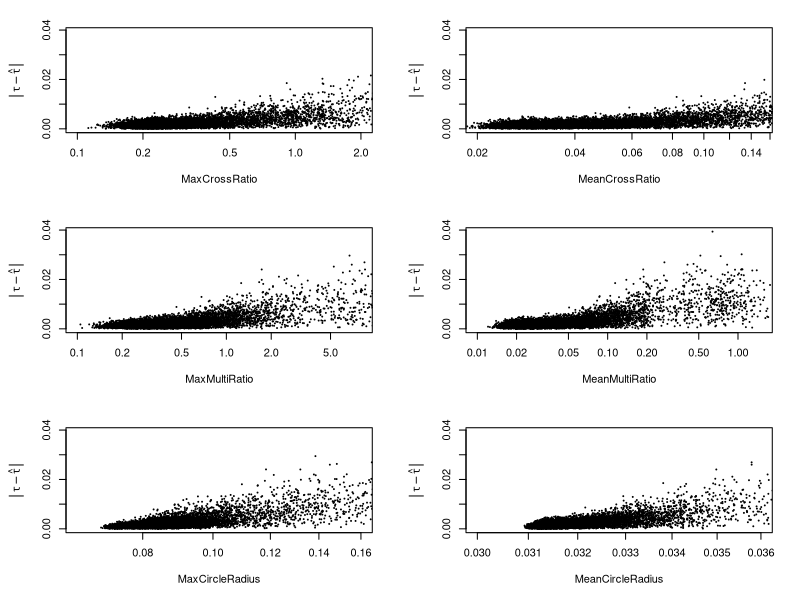

This chart was generated by the following R code:
data = read.table("qualityComparisonFine.dat")
pdf('qualityComparisonFine.pdf', width=7.0, height=7.0)
par(mfrow=c(3,2), mar=c(5.1, 5.0, 2.1, 2.1))
plot(data$V9, data$V2, log="x", pch=20, cex=0.1, xlim=c(0.1,2.0), xlab="MaxCrossRatio", ylab=expression(group("|",tau-hat(tau),"|")))
plot(data$V10, data$V2, log="x", pch=20, cex=0.1, xlim=c(0.02,0.15), xlab="MeanCrossRatio", ylab=expression(group("|",tau-hat(tau),"|")))
#plot(data$V11, data$V2, log="x", pch=20, cex=0.1, xlim=c(8.0, 100), xlab="SumCrossRatio", ylab=expression(group("|",tau-hat(tau),"|")))
plot(data$V12, data$V2, log="x", pch=20, cex=0.1, xlim=c(0.1,8.0), xlab="MaxMultiRatio", ylab=expression(group("|",tau-hat(tau),"|")))
plot(data$V13, data$V2, log="x", pch=20, cex=0.1, xlim=c(0.01,1.5), xlab="MeanMultiRatio", ylab=expression(group("|",tau-hat(tau),"|")))
#plot(data$V14, data$V2, log="x", pch=20, cex=0.1, xlim=c(5.0,100.0), xlab="SumMultiRatio", ylab=expression(group("|",tau-hat(tau),"|")))
plot(data$V15, data$V2, log="x", pch=20, cex=0.1, xlim=c(0.065,0.16), xlab="MaxCircleRadius", ylab=expression(group("|",tau-hat(tau),"|")))
plot(data$V16, data$V2, log="x", pch=20, cex=0.1, xlim=c(0.03,0.036), xlab="MeanCircleRadius", ylab=expression(group("|",tau-hat(tau),"|")))
#plot(data$V17, data$V2, log="x", pch=20, cex=0.1, xlab="SumCircleRadius", ylab=expression(group("|",tau-hat(tau),"|")))
dev.off()
